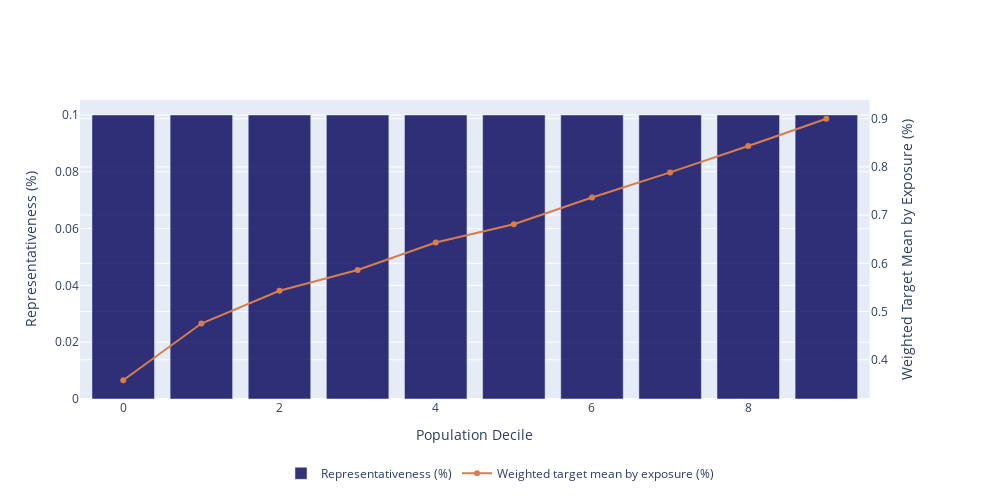

Write notebook code for a chart like this one.
### Markdown cell above
##### Target vs Score analysis

### Code cell
plot_target_vs_score(y_val, y_pred, quantiles=10)

### Figure 1 — Plotly figure (JSON) as saved in the notebook; plotly's stock layout.template omitted (floating-point values rounded to 4 significant figures)
{"data": [{"marker": {"color": "rgba(0, 0, 87, .8)"}, "name": "Representativeness (%)", "type": "bar", "x": [0, 1, 2, 3, 4, 5, 6, 7, 8, 9], "xaxis": "x", "y": [0.1, 0.1, 0.1, 0.1, 0.1, 0.1, 0.1, 0.1, 0.1, 0.1], "yaxis": "y"}, {"marker": {"color": "rgb(216, 125, 77)"}, "name": "Weighted target mean by exposure (%)", "type": "scatter", "x": [0, 1, 2, 3, 4, 5, 6, 7, 8, 9], "xaxis": "x", "y": [0.3574, 0.4752, 0.5432, 0.5861, 0.6433, 0.6811, 0.7366, 0.7885, 0.8432, 0.8999], "yaxis": "y2"}], "layout": {"height": 500, "legend": {"orientation": "h", "x": 0.5, "xanchor": "center", "y": -0.2}, "width": 1000, "xaxis": {"anchor": "y", "domain": [0, 0.94], "title": {"text": "Population Decile"}}, "yaxis": {"anchor": "x", "domain": [0, 1], "title": {"text": "Representativeness (%)"}}, "yaxis2": {"anchor": "x", "overlaying": "y", "side": "right", "title": {"text": "Weighted Target Mean by Exposure (%)"}}}}
